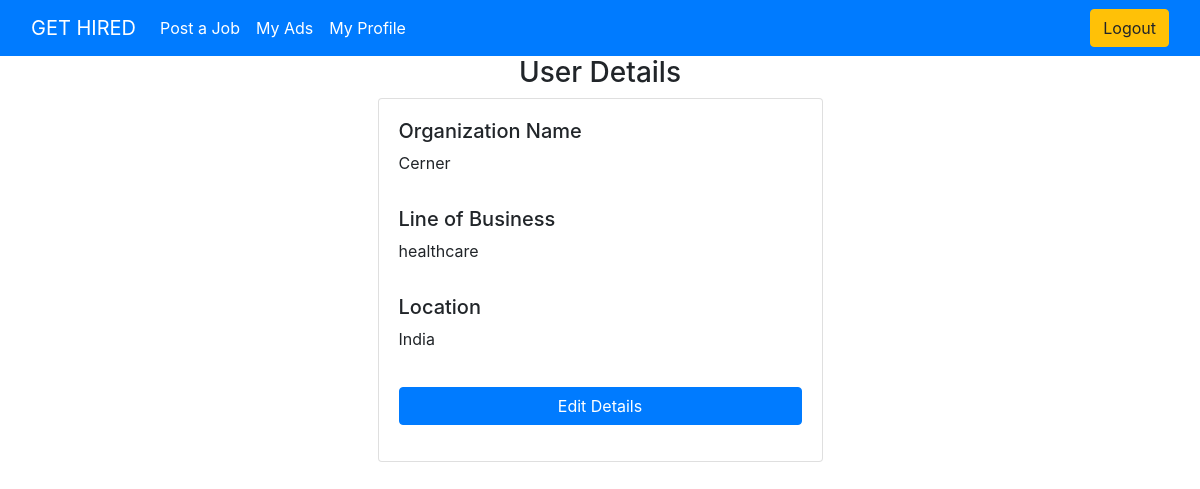
Page /recruiter/org-details/ (signed in) on the committed database.
### recruiterOrg/models.py (models this page shows)
class Organization (models.Model):
    recruiter = models.OneToOneField(User , on_delete=models.CASCADE)
    org_name = models.CharField(max_length=100 , null=True , blank=True)
    lob = models.CharField(max_length=100, null=True , blank=True)
    location = models.CharField(max_length=100, null=True , blank=True)
    def __str__(self):
        return self.org_name

### recruiterOrg/views.py (the view)
# urls.py: path('org-details/' , views.OrgDetails , name = 'org-details'),
def OrgDetails(request):
    org = Organization.objects.get(recruiter_id = request.user.id)
    print(org)
    context = {'form':org}
    return render(request , 'recruiterOrg/viewDetails.html' , context)

### templates/recruiterOrg/viewDetails.html (shortened to what this page needs)
{%extends 'base.html'%}
{%block content%}
<h3 style="text-align: center;"> User Details</h3>
<div class="container">
    <div class="row">
        <div class="col-md-5 mx-auto">
            <div class="card card-body">
                    <div class="form-group required">
                        <h5>Organization Name</h5>
                        <p>{{form.org_name}}</p>
                    </div>
                    <div class="form-group required">
                        <h5>Line of Business</h5>
                        <p>{{form.lob}}</p>
                    </div>
                    <div class="form-group required">
                        <h5>Location</h5>
                        <p>{{form.location}}</p>
                    </div>
                    <div class="form-group pt-1">
                        <a class="btn btn-primary btn-block" href="{% url 'update-org-details' %}" type="submit">Edit Details</a>
                    </div>
            </div>
        </div>
    </div>
</div>
{%endblock content%}

### rows in the picture
Organization: org_name "Cerner", lob "healthcare", location "India"
